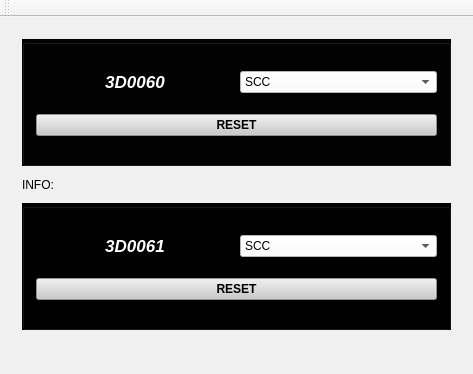
<?xml version="1.0" encoding="UTF-8"?>
<ui version="4.0">
 <class>MainWindow</class>
 <widget class="QMainWindow" name="MainWindow">
  <property name="geometry">
   <rect>
    <x>0</x>
    <y>0</y>
    <width>473</width>
    <height>374</height>
   </rect>
  </property>
  <property name="windowTitle">
   <string>EDS_CONTROL_STATION</string>
  </property>
  <property name="styleSheet">
   <string notr="true">background-color: rgb(240, 240, 240);</string>
  </property>
  <widget class="QWidget" name="centralWidget">
   <layout class="QGridLayout" name="gridLayout">
    <item row="0" column="0" rowspan="2">
     <widget class="QWidget" name="widget" native="true">
      <layout class="QGridLayout" name="gridLayout_2">
       <item row="0" column="0">
        <widget class="QGroupBox" name="groupBox_2">
         <property name="styleSheet">
          <string notr="true">background-color: rgb(2, 2, 2);</string>
         </property>
         <property name="title">
          <string/>
         </property>
         <layout class="QGridLayout" name="gridLayout_3">
          <item row="1" column="0" colspan="2">
           <widget class="QPushButton" name="pushButton_3d0060">
            <property name="font">
             <font>
              <weight>75</weight>
              <bold>true</bold>
             </font>
            </property>
            <property name="styleSheet">
             <string notr="true">background-color: rgb(202, 202, 202);
</string>
            </property>
            <property name="text">
             <string>RESET</string>
            </property>
           </widget>
          </item>
          <item row="0" column="1">
           <widget class="QComboBox" name="cmb_3d0060">
            <property name="styleSheet">
             <string notr="true">background-color: rgb(255, 255, 255);
font: bold 9pt &quot;Sans Serif&quot;;</string>
            </property>
            <item>
             <property name="text">
              <string>SCC</string>
             </property>
            </item>
            <item>
             <property name="text">
              <string>IAC</string>
             </property>
            </item>
            <item>
             <property name="text">
              <string>DPP</string>
             </property>
            </item>
            <item>
             <property name="text">
              <string>ALL</string>
             </property>
            </item>
           </widget>
          </item>
          <item row="0" column="0">
           <widget class="QLabel" name="label">
            <property name="font">
             <font>
              <pointsize>13</pointsize>
              <weight>75</weight>
              <italic>true</italic>
              <bold>true</bold>
              <underline>false</underline>
             </font>
            </property>
            <property name="styleSheet">
             <string notr="true">color: rgb(255, 255, 255);</string>
            </property>
            <property name="text">
             <string>3D0060</string>
            </property>
            <property name="alignment">
             <set>Qt::AlignCenter</set>
            </property>
           </widget>
          </item>
         </layout>
        </widget>
       </item>
       <item row="2" column="0">
        <widget class="QGroupBox" name="groupBox">
         <property name="styleSheet">
          <string notr="true">background-color: rgb(0, 0, 0);</string>
         </property>
         <property name="title">
          <string/>
         </property>
         <layout class="QGridLayout" name="gridLayout_4">
          <item row="0" column="1">
           <widget class="QComboBox" name="cmb_3d0061">
            <property name="styleSheet">
             <string notr="true">font: bold 9pt &quot;Sans Serif&quot;;
background-color: rgb(255, 255, 255);</string>
            </property>
            <item>
             <property name="text">
              <string>SCC</string>
             </property>
            </item>
            <item>
             <property name="text">
              <string>IAC</string>
             </property>
            </item>
            <item>
             <property name="text">
              <string>DPP</string>
             </property>
            </item>
            <item>
             <property name="text">
              <string>ALL</string>
             </property>
            </item>
           </widget>
          </item>
          <item row="0" column="0">
           <widget class="QLabel" name="label_2">
            <property name="font">
             <font>
              <pointsize>13</pointsize>
              <weight>75</weight>
              <italic>true</italic>
              <bold>true</bold>
             </font>
            </property>
            <property name="styleSheet">
             <string notr="true">color: rgb(255, 255, 255);</string>
            </property>
            <property name="text">
             <string>3D0061</string>
            </property>
            <property name="alignment">
             <set>Qt::AlignCenter</set>
            </property>
           </widget>
          </item>
          <item row="1" column="0" colspan="2">
           <widget class="QPushButton" name="pushButton_3d0061">
            <property name="font">
             <font>
              <weight>75</weight>
              <bold>true</bold>
             </font>
            </property>
            <property name="styleSheet">
             <string notr="true">background-color: rgb(202, 202, 202);
</string>
            </property>
            <property name="text">
             <string>RESET</string>
            </property>
           </widget>
          </item>
         </layout>
        </widget>
       </item>
       <item row="1" column="0">
        <widget class="QLabel" name="info">
         <property name="sizePolicy">
          <sizepolicy hsizetype="Preferred" vsizetype="Maximum">
           <horstretch>0</horstretch>
           <verstretch>0</verstretch>
          </sizepolicy>
         </property>
         <property name="maximumSize">
          <size>
           <width>16777215</width>
           <height>25</height>
          </size>
         </property>
         <property name="styleSheet">
          <string notr="true">font: bold 9pt &quot;Sans Serif&quot;;</string>
         </property>
         <property name="text">
          <string>INFO:</string>
         </property>
        </widget>
       </item>
      </layout>
     </widget>
    </item>
   </layout>
  </widget>
  <widget class="QMenuBar" name="menuBar">
   <property name="geometry">
    <rect>
     <x>0</x>
     <y>0</y>
     <width>473</width>
     <height>23</height>
    </rect>
   </property>
  </widget>
  <widget class="QToolBar" name="mainToolBar">
   <attribute name="toolBarArea">
    <enum>TopToolBarArea</enum>
   </attribute>
   <attribute name="toolBarBreak">
    <bool>false</bool>
   </attribute>
  </widget>
  <widget class="QStatusBar" name="statusBar"/>
 </widget>
 <layoutdefault spacing="6" margin="11"/>
 <resources/>
 <connections/>
</ui>
